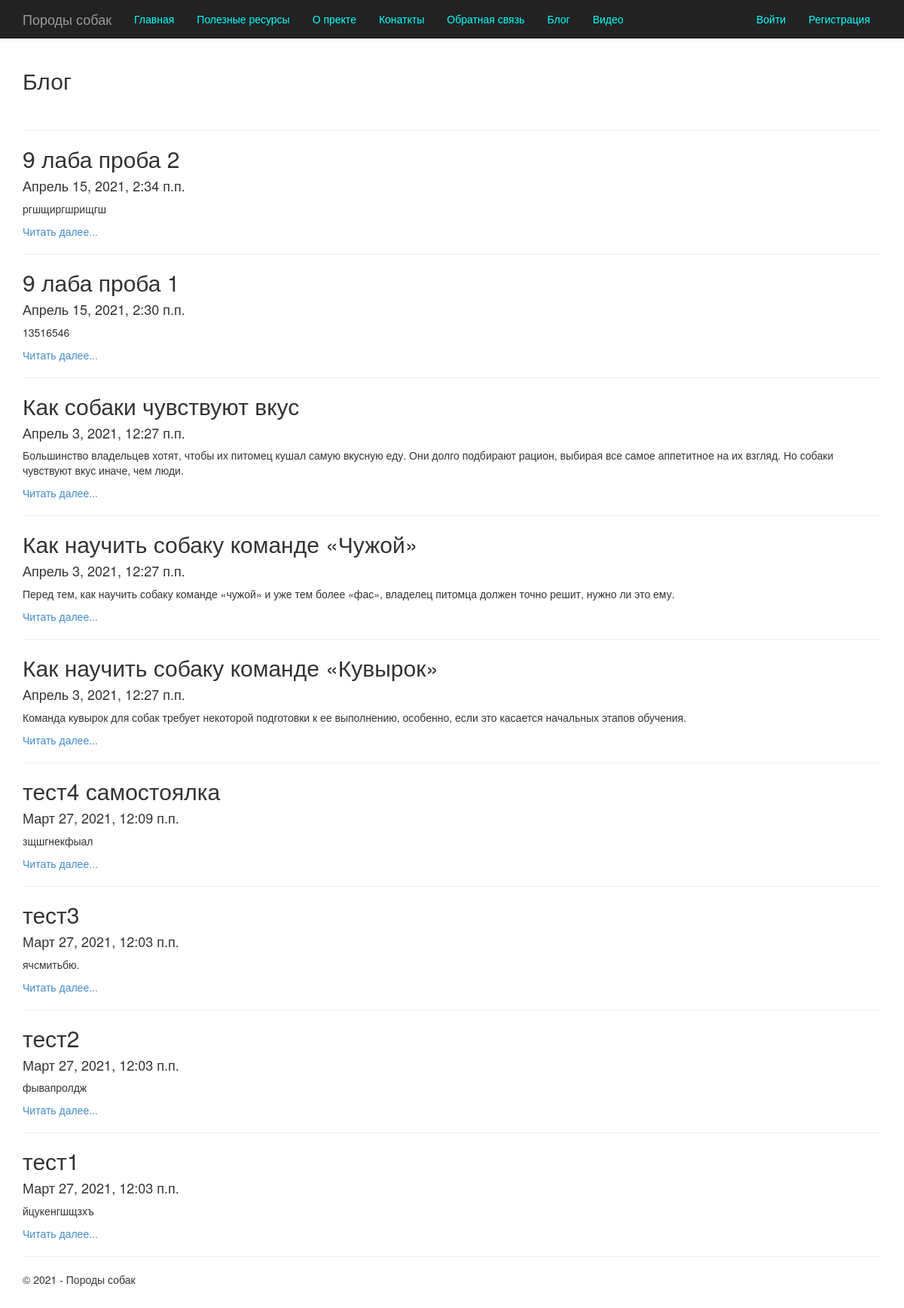
Page /blog on the committed database.
### app/models.py (models this page shows, shortened)
class Blog(models.Model):
    title = models.CharField(max_length = 100, unique_for_date = "posted", verbose_name = "Заголовок")
    description = models.TextField(verbose_name = "Краткое содержание")
    content = models.TextField(verbose_name = "Полное содержание")
    posted = models.DateTimeField(default = datetime.now(), db_index = True, verbose_name = "Опубликована")
    author = models.ForeignKey(User, null=True, blank=True, on_delete = models.SET_NULL, verbose_name = "Автор")
    image = models.FileField(default = 'temp.jpg',verbose_name = "Путь к картинке")
    class Meta:
        db_table = "Posts" # имя таблицы для модели
        ordering = ["-posted"] # порядок сортировки данных в модели ("-" означает по убыванию)
        verbose_name = "статья блога" # имя, под которым модель будет отображаться в административном разделе (для одной статьи блога)
        verbose_name_plural = "статьи блога" # тоже для всех статей блога

### app/views.py (the view)
# urls.py: url(r'^blog', views.blog, name='blog'),
def blog(request):
    posts = Blog.objects.all()
    assert isinstance(request, HttpRequest)
    return render(
        request,
        'app/blog.html',
        {
            'title':'Блог',
            'posts':posts,
            'year':datetime.now().year,
        }
    )

### app/templates/app/blog.html
﻿{% extends "app/layout.html" %}
{% block content %}
<h2>{{title}}</h2> <br/>
{% for post in posts %}
<hr/>
<div class="">
<h2>{{post.title}}</h2>
<h4>{{post.posted}}</h4>
<p>{{post.description}}</p>
<p><a href="{% url 'blogpost' parametr=post.id %}">Читать далее...</a></p>
</div>
{% endfor %}
{% endblock %}

### app/templates/app/layout.html (shortened to what this page needs)
﻿<!DOCTYPE html>
<html>
<head>
    {% load staticfiles %}
    <link rel="stylesheet" type="text/css" href="{% static 'app/content/bootstrap.css' %}" />
    <link rel="stylesheet" type="text/css" href="{% static 'app/content/site.css' %}" />
</head>
<body>
    <div class="navbar navbar-inverse navbar-fixed-top">
        <div class="container">
            <div class="navbar-header">
                <a href="/" class="navbar-brand">Породы собак</a>
            </div>
            <div class="navbar-collapse collapse">
                <ul class="nav navbar-nav">
                    <li><a href="{% url 'home' %}">Главная</a></li>
                    <li><a href="{% url 'links' %}">Полезные ресурсы</a></li>
                    <li><a href="{% url 'about' %}">О пректе</a></li>
                    <li><a href="{% url 'contact' %}">Конаткты</a></li>
                    <li><a href="{% url 'anketa' %}">Обратная связь</a></li>
                    <li><a href="{% url 'blog' %}">Блог</a></li>
                    <li><a href="{% url 'videopost' %}">Видео</a></li>
                </ul>
                {% include 'app/loginpartial.html' %}
            </div>
        </div>
    </div>
    <div class="container body-content">
{% block content %}{% endblock %}
        <hr/>
        <footer>
            <p>&copy; 2021 - Породы собак</p>
        </footer>
    </div>
</body>
</html>

### app/templates/app/loginpartial.html (shortened to what this page needs)
<head>
</head>
{% if user.is_authenticated %}
<form id="logoutForm" action="/logout/" method="post" class="navbar-right">
    {% csrf_token %}
    <ul class="nav navbar-nav navbar-right">
        <li><span class="navbar-brand">{{ user.username }}!</span></li>
        <li><a href="javascript:document.getElementById('logoutForm').submit()">Выйти</a></li>
    </ul>
</form>
{% else %}
<ul class="nav navbar-nav navbar-right">
    <li><a href="{% url 'login' %}">Войти</a></li>
    <li><a href="{% url 'registration' %}">Регистрация</a></li>
</ul>
{% endif %}

### app/static/app/content/site.css (style rules this page uses)
body { padding-top: 50px; padding-bottom: 20px; }
.body-content { padding-left: 15px; padding-right: 15px; }

### rows in the picture
Blog: title "9 лаба проба 2", posted "Апрель 15, 2021, 2:34 п.п.", description "ргшщиргшрищгш"
Blog: title "9 лаба проба 1", posted "Апрель 15, 2021, 2:30 п.п.", description "13516546"
Blog: title "Как собаки чувствуют вкус", posted "Апрель 3, 2021, 12:27 п.п.", description "Большинство владельцев хотят, чтобы их питомец кушал самую вкусную еду. Они долго подбирают рацион, выбирая все самое аппетитное на их взгляд. Но собаки чувствуют вкус иначе, чем люди."
Blog: title "Как научить собаку команде «Чужой»", posted "Апрель 3, 2021, 12:27 п.п.", description "Перед тем, как научить собаку команде «чужой» и уже тем более «фас», владелец питомца должен точно решит, нужно ли это ему."
Blog: title "Как научить собаку команде «Кувырок»", posted "Апрель 3, 2021, 12:27 п.п.", description "Команда кувырок для собак требует некоторой подготовки к ее выполнению, особенно, если это касается начальных этапов обучения."
Blog: title "тест4 самостоялка", posted "Март 27, 2021, 12:09 п.п.", description "зщшгнекфыал"
Blog: title "тест3", posted "Март 27, 2021, 12:03 п.п.", description "ячсмитьбю."
Blog: title "тест2", posted "Март 27, 2021, 12:03 п.п.", description "фывапролдж"
Blog: title "тест1", posted "Март 27, 2021, 12:03 п.п.", description "йцукенгшщзхъ"

### other values in the picture
{{ title }} "Блог"
